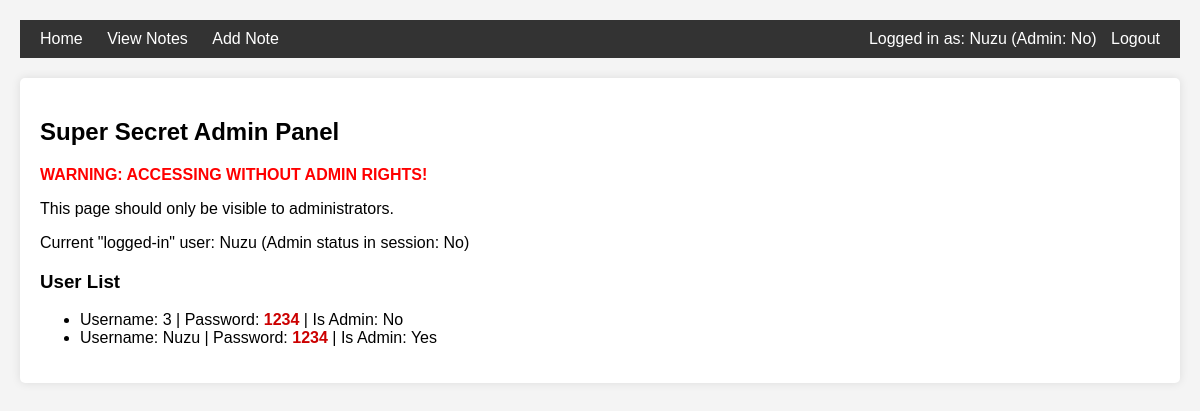
Screenshot of /super-secret-admin-panel/ (signed in) with the database file from the repository.
### project_1/models.py (models this page shows, shortened)
class CustomUser(models.Model):
    username = models.CharField(max_length=50, unique=True)
    password = models.CharField(max_length=50) # PLAINTEXT PASSWORD!
    is_admin = models.BooleanField(default=False)

### project_1/views.py (the view)
# urls.py: path('super-secret-admin-panel/', views.admin_panel_view, name='admin_panel'), # Easy to guess?
def admin_panel_view(request):
    if not request.session.get('user_id'):
        return redirect('login')
    users = CustomUser.objects.all
    return render(request, 'admin_panel.html', {'users': users})

### templates/admin_panel.html (shortened to what this page needs)
{% extends "base.html" %}
{% block content %}
<h2>Super Secret Admin Panel</h2>
{% if request.session.is_admin %}
    <p style="color:green;">Access Granted (You are an admin!)</p>
{% else %}
    <p style="color:red; font-weight:bold;">WARNING: ACCESSING WITHOUT ADMIN RIGHTS!</p>
{% endif %}
<p>This page should only be visible to administrators.</p>
<p>Current "logged-in" user: {{ request.session.username }} (Admin status in session: {{ request.session.is_admin|yesno:"Yes,No" }})</p>
<h3>User List</h3>
<ul>
    {% for u in users %}
        <li>
            Username: {{ u.username }} |
            Password: <strong style="color: #c00;">{{ u.password }}</strong> |
            Is Admin: {{ u.is_admin|yesno:"Yes,No" }}
        </li>
    {% empty %}
        <li>No users found.</li>
    {% endfor %}
</ul>
{% endblock %}

### templates/base.html (shortened to what this page needs)
<!DOCTYPE html>
<html lang="en">
<head>
</head>
<body>
    <nav>
        <a href="{% url 'home' %}">Home</a>
        <a href="{% url 'view_notes' %}">View Notes</a>
        {% if request.session.user_id %}
            <a href="{% url 'add_note' %}">Add Note</a>
            <span class="user-info">
                Logged in as: {{ request.session.username }} (Admin: {{ request.session.is_admin|yesno:"Yes,No" }})
                <a href="{% url 'logout' %}">Logout</a>
            </span>
        {% else %}
            <a href="{% url 'register' %}">Register</a>
            <a href="{% url 'login' %}">Login</a>
        {% endif %}
    </nav>
    <div class="container">
        {% block content %}
        {% endblock %}
    </div>
</body>
</html>

### templates/base.html (style rules this page uses)
body { font-family: sans-serif; margin: 20px; background-color: #f4f4f4; }
nav { background-color: #333; padding: 10px; margin-bottom: 20px; }
nav a { color: white; margin: 0 10px; text-decoration: none; }
.container { background-color: white; padding: 20px; border-radius: 5px; box-shadow: 0 0 10px rgba(0,0,0,0.1); }
.user-info { float: right; color: white; }

### rows the page displays
CustomUser: session.username "Nuzu", username "Nuzu", password "1234", is_admin "Yes"
CustomUser: username "3", password "1234", is_admin "No"

### other values shown
{{ request.session.is_admin|yesno:"Yes,No" }} "No"
